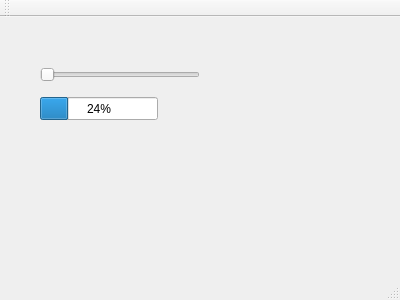
<?xml version="1.0" encoding="UTF-8"?>
<ui version="4.0">
 <class>MainWindow</class>
 <widget class="QMainWindow" name="MainWindow">
  <property name="geometry">
   <rect>
    <x>0</x>
    <y>0</y>
    <width>400</width>
    <height>300</height>
   </rect>
  </property>
  <property name="windowTitle">
   <string>MainWindow</string>
  </property>
  <widget class="QWidget" name="centralWidget">
   <widget class="QSlider" name="horizontalSlider">
    <property name="geometry">
     <rect>
      <x>40</x>
      <y>50</y>
      <width>160</width>
      <height>16</height>
     </rect>
    </property>
    <property name="orientation">
     <enum>Qt::Horizontal</enum>
    </property>
   </widget>
   <widget class="QProgressBar" name="progressBar">
    <property name="geometry">
     <rect>
      <x>40</x>
      <y>80</y>
      <width>118</width>
      <height>23</height>
     </rect>
    </property>
    <property name="value">
     <number>24</number>
    </property>
   </widget>
  </widget>
  <widget class="QMenuBar" name="menuBar">
   <property name="geometry">
    <rect>
     <x>0</x>
     <y>0</y>
     <width>400</width>
     <height>20</height>
    </rect>
   </property>
  </widget>
  <widget class="QToolBar" name="mainToolBar">
   <attribute name="toolBarArea">
    <enum>TopToolBarArea</enum>
   </attribute>
   <attribute name="toolBarBreak">
    <bool>false</bool>
   </attribute>
  </widget>
  <widget class="QStatusBar" name="statusBar"/>
 </widget>
 <layoutdefault spacing="6" margin="11"/>
 <resources/>
 <connections/>
</ui>
